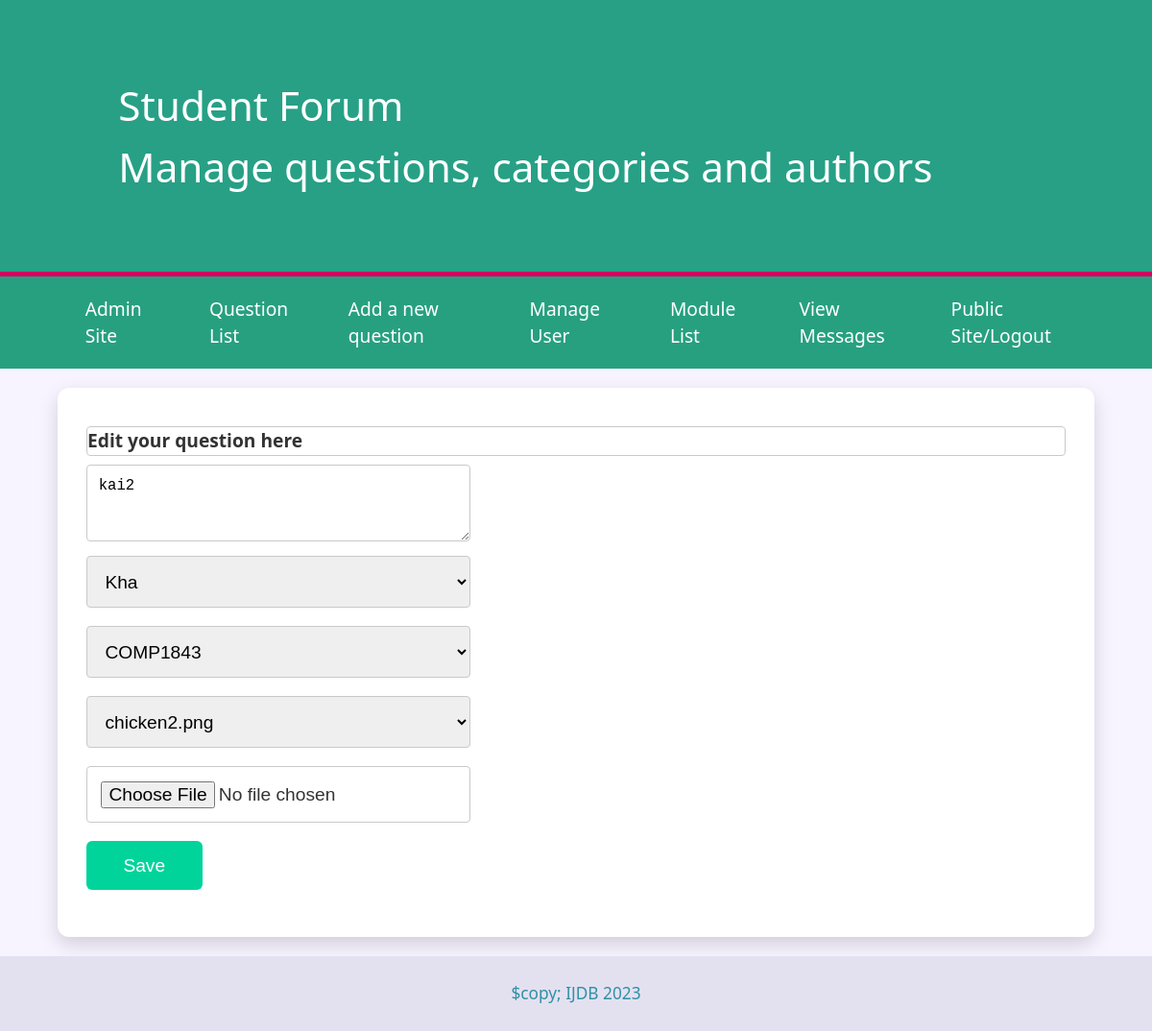
Screenshot of /Coursework/admin/editquestion.php?id=24 with the database file from the repository.
### tables this page shows
CREATE TABLE `question` (
  `id` int(15) NOT NULL,
  `text` text DEFAULT NULL,
  `date` date DEFAULT NULL,
  `images` varchar(15) DEFAULT NULL,
  `userid` int(15) DEFAULT NULL,
  `moduleid` int(15) DEFAULT NULL
);

CREATE TABLE `user` (
  `id` int(15) NOT NULL,
  `username` varchar(15) NOT NULL,
  `email` varchar(50) NOT NULL,
  `password` varchar(15) NOT NULL
);

CREATE TABLE `module` (
  `id` int(15) NOT NULL,
  `moduleName` varchar(15) DEFAULT NULL
);

### Coursework/includes/Adminfunction.php (called while the page is built, shortened)
<?php
function query($pdo, $sql, $parameters = []){
    $query = $pdo->prepare($sql);
    $query->execute($parameters);
    return $query;
}
function getQuestion($pdo, $id){
    $parameters = [':id' => $id];
    $query = query($pdo, 'SELECT * FROM question WHERE id = :id', $parameters);
    return $query->fetch();
}
function allQuestion($pdo){
    $questions = query($pdo, 'SELECT question.id, question.text, question.date, question.images, question.userid, question.moduleid, user.username, user.email, module.moduleName FROM question INNER JOIN user ON question.userid = user.id INNER JOIN module ON question.moduleid = module.id');
    return $questions->fetchAll();
}
function allUsers($pdo){
    $users = query($pdo, 'SELECT * FROM user');
    return $users->fetchAll();
}
function allModules($pdo) {
	$modules = query($pdo, 'SELECT * FROM module');
	return $modules->fetchAll();
}

### Coursework/templates/editquestion.html.php (the view, shortened to what this page needs)
<form action="" method="post" enctype="multipart/form-data">
    <label for='text'>Edit your question here</label>
    <textarea name="text" rows="3" cols="40"><?=htmlspecialchars($question['text'] ?? '', ENT_QUOTES);?></textarea>
    <select name = "users">
        <?php foreach ($users as $user): ?>
            <option value="<?=htmlspecialchars($user['id'], ENT_QUOTES, 'UTF-8'); ?>"
            <?php if ($user['id'] == $question['userid']) echo 'selected'; ?>>
            <?=htmlspecialchars($user['username'], ENT_QUOTES, 'UTF-8'); ?>
        </option>
        <?php endforeach;?>
    </select>
    <select name = "modules">
        <?php foreach ($modules as $module): ?>
            <option value="<?=htmlspecialchars($module['id'], ENT_QUOTES, 'UTF-8'); ?>"
            <?php if ($module['id'] == $question['moduleid']) echo'selected'; ?>>
            <?=htmlspecialchars($module['moduleName'], ENT_QUOTES, 'UTF-8'); ?>
        </option>
        <?php endforeach;?>
    </select>
    <select name = "images">
        <?php foreach ($images as $image): ?>
            <option value="<?=htmlspecialchars($image['images'], ENT_QUOTES, 'UTF-8'); ?>"
            <?php if ($image['images']) echo'selected'; ?>>
                <?=htmlspecialchars($image['images'], ENT_QUOTES, 'UTF-8'); ?>
            </option>
            <?php endforeach;?>
    <?php if (!empty($question['images'])): ?>
        <br><br>
    <?php endif; ?>
    <input type="file" name="imageUpload" accept="image/*">
    </select>
    <input type="submit" name="submit" value="Save">
</form>

### Coursework/questions.css (style rules this page uses)
* { margin: 0; padding: 0; box-sizing: border-box; }
body { font-family: 'Segoe UI', Tahoma, Geneva, Verdana, sans-serif; background-color: #f7f3ff; color: #333; line-height: 1.5; font-size: 1.2em; }
input, label, select, textarea { display: block; width: 100%; max-width: 400px; margin-bottom: 1em; padding: 0.75em; border: 1px solid #c9c9c9; border-radius: 4px; font-size: 1em; transition: border-color 0.3s; }
label { padding: 0; margin: 0.5em 0; font-weight: 600; max-width: 100%; }
input[type="submit"] { display: inline-block; width: auto; padding: 0.75em 2em; clear: both; font-size: 1em; cursor: pointer; background-color: #00d49b; color: white; border: none; border-radius: 6px; transition: background-color 0.3s, transform 0.1s; margin-left: 0; }
form { overflow: auto; clear: both; display: block; }

### rows the page displays
question: text "kai2", users "Kha", modules "COMP1843"

### other values shown
form field images "chicken2.png"
